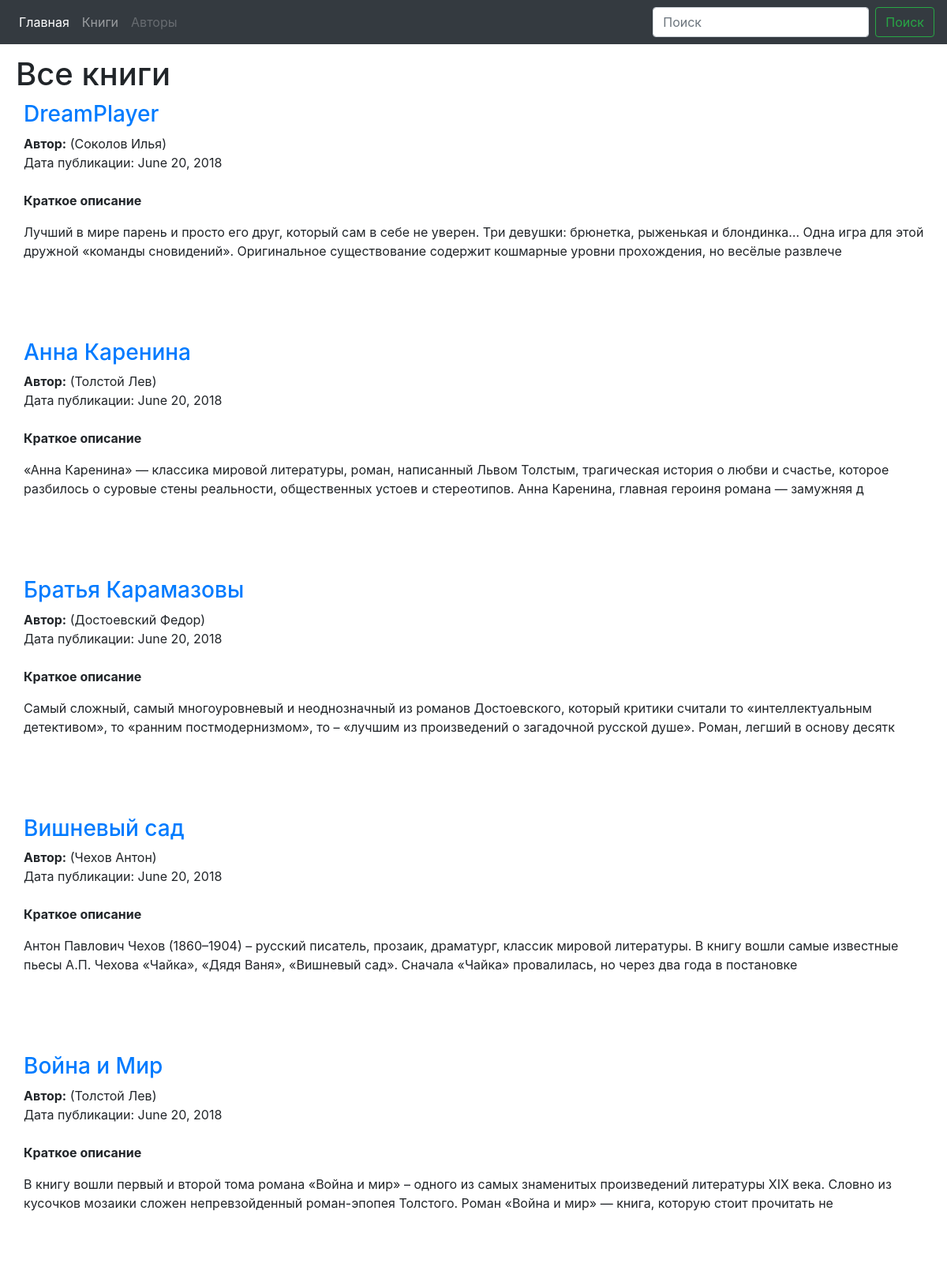
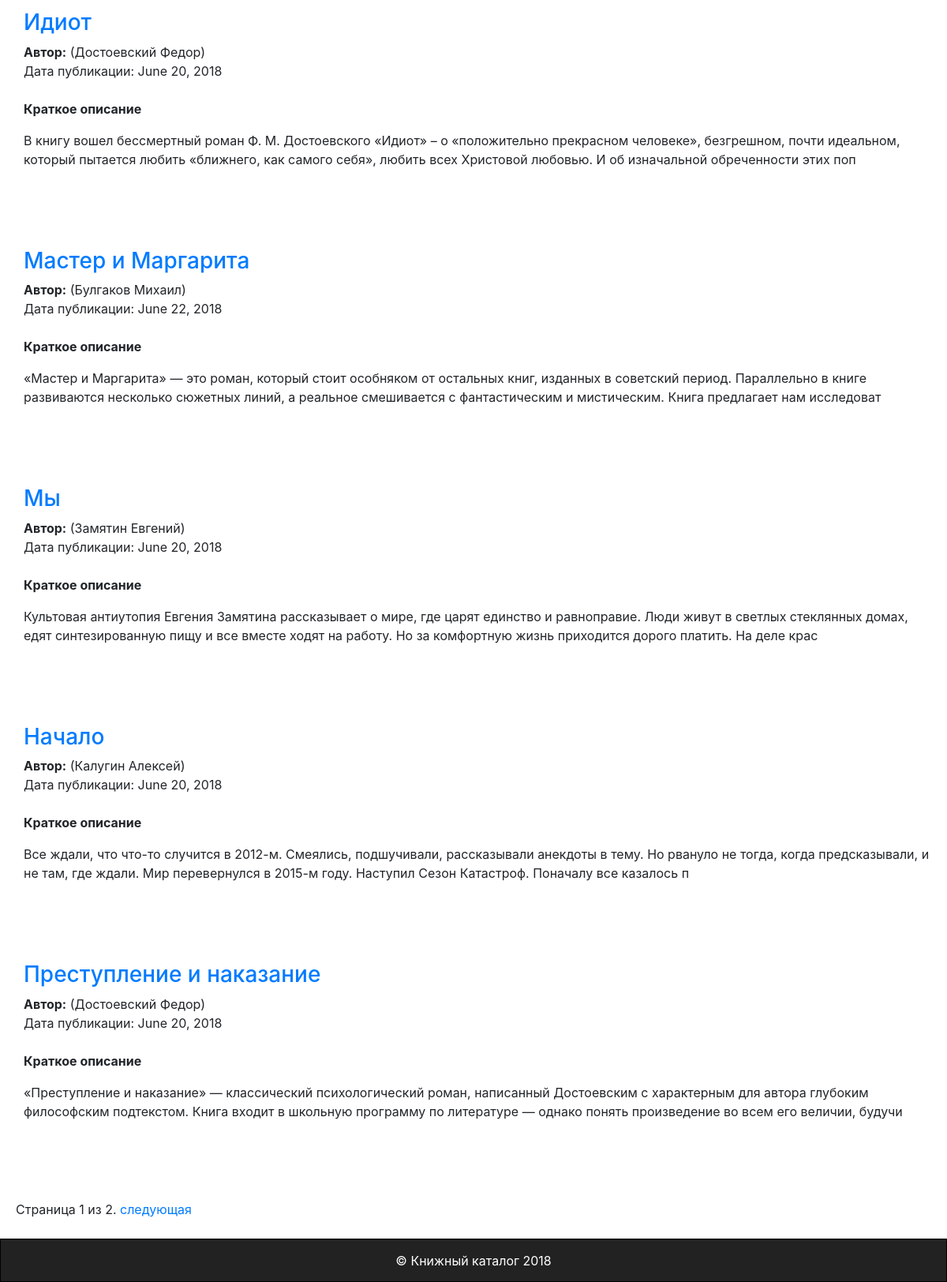
The page /books/ on the database its author committed (2 pictures, top to bottom).
### mainapp/models.py (models this page shows, shortened)
class Book(models.Model):
    name = models.CharField(verbose_name='имя книги', max_length=150)
    date = models.DateField('Дата публикации', auto_now=True)
    short_desc = models.TextField(verbose_name='краткое описание', max_length=3000, blank=True)
    preview = models.ImageField(verbose_name='обложка книги', blank=True)
    author = models.ForeignKey(Author, on_delete=models.SET_NULL, null=True)
    tag = models.ManyToManyField(Tags, help_text='Укажите тег для этой книги')
    class Meta:
        ordering = ["name", "-date"]
    def get_absolute_url(self):
        return reverse('mainapp:book', args=[str(self.id)])
    def get_short_text(self):
        if len(self.short_desc) > GET_SHORT_LEN:
            return self.short_desc[:GET_SHORT_LEN]
        else:
            return self.short_desc

class Author(models.Model):
    name = models.CharField(verbose_name='имя автора', max_length=60)
    surname = models.CharField(verbose_name='фамилия автора', max_length=60)
    patronymic = models.CharField(verbose_name='отчество автора', max_length=60, blank=True)
    email = models.EmailField(verbose_name='электронная почта автора', max_length=50, blank=True)
    phone = models.CharField(verbose_name='телефон автора', max_length=20, blank=True)
    class Meta:
        ordering = ["surname", "name"]
    def __str__(self):
        return '{0} {1}'.format(self.surname, self.name)

### mainapp/views.py (the view)
# urls.py: url(r'^books/', views.BookListView.as_view(), name='books'),
class BookListView(generic.ListView):
    model = Book
    paginate_by = 10
    context_object_name = 'book_list'
    def get_context_data(self, **kwargs):
        context = super(BookListView, self).get_context_data(**kwargs)
        context['some_data'] = 'This is just some data'
        return context

### mainapp/templates/mainapp/book_list.html (shortened to what this page needs)
{% extends "mainapp/base.html" %}
{% block content %}
    <div class="main">
        <h1>Все книги</h1>
        {% if book_list %}
            {% for book in book_list %}
                <div class="for-books">
                    <div class="one-book">
                        <div style="">
                            <h3><a href="{{ book.get_absolute_url }}">{{ book.name }}</a></h3></div>
                            <strong>Автор:</strong> ({{book.author}})
                        <div style="">Дата публикации: {{ book.date }}</div>
                        <div style="">
                            <img src="/static/img/{{ book.preview }}" alt=""></div>
                        <div>
                             <p><strong>Краткое описание</strong></p>
                             <p>{{ book.get_short_text}}</p>
                        </div>
                    </div>
                </div>
            {% endfor %}
        {% else %}
            <p>Нет книг в данной библиотеке.</p>
        {% endif %}
    </div>
{% endblock %}

### mainapp/templates/mainapp/base.html (shortened to what this page needs)
{% load staticfiles %}
{% load static %}
<!doctype html>
<html lang="en">
<head>
    <link rel="stylesheet" type="text/css" href="{% static 'css/style.css' %}"/>
    <link href="https://stackpath.bootstrapcdn.com/bootstrap/4.1.1/css/bootstrap.min.css" rel="stylesheet"
>
</head>
<body>
<nav class="navbar navbar-expand-md navbar-dark fixed-top bg-dark">
    <div class="collapse navbar-collapse" id="navbarsExampleDefault">
        <ul class="navbar-nav mr-auto">
            <li class="nav-item active">
                <a class="nav-link" href="{% url 'mainapp:home' %}">Главная<span</span></a>
            </li>
            <li class="nav-item">
                <a class="nav-link" href="{% url 'mainapp:books' %}">Книги</a>
            </li>
            <li class="nav-item">
                <a class="nav-link disabled" href="{% url 'mainapp:authors' %}">Авторы</a>
            </li>
    </div>
    <form class="form-inline my-2 my-lg-0">
        <input class="form-control mr-sm-2" type="text" placeholder="Поиск" aria-label="Поиск">
        <button class="btn btn-outline-success my-2 my-sm-0" type="submit">Поиск</button>
    </form>
</nav>
<div class="content">
    {% block content %}
    {% endblock %}
    {% block pagination %}
        {% if is_paginated %}
            <div class="pagination">
                      <span class="page-links">
                          <span class="page-current">
                              Страница {{ page_obj.number }} из {{ page_obj.paginator.num_pages }}.
                          </span>
                          {% if page_obj.has_next %}
                              <a href="{{ request.path }}?page={{ page_obj.next_page_number }}">следующая</a>
                          {% endif %}
                      </span>
            </div>
        {% endif %}
    {% endblock %}
</div>
{% block footer %}
    <footer class="footer">
        <div class="footer-text">
            <p>&copy; Книжный каталог 2018</p>
        </div>
    </footer>
{% endblock %}
</body>
</html>

### mainapp/static/css/style.css (style rules this page uses)
.footer { background-color: #222222; margin-top: 40px; width: 100%; border: 1px solid black; height: 55px; position: fixed; left: 0; bottom: 0; }
.main { margin-top: 70px; margin-left: 20px; margin-bottom: 20px; }
.footer-text { color: white; text-align: center; padding-top: 15px; margin: auto; }
.page-links { margin-left: 20px; }
.one-book { margin: 10px; margin-bottom: 100px; }
.pagination { margin-bottom: 30px; padding-bottom: 50px; }

### rows shown on the page
Book: name "DreamPlayer", author "Соколов Илья", date "June 20, 2018", get_short_text "Лучший в мире парень и просто его друг, который сам в себе не уверен. Три девушки: брюнетка, рыженькая и блондинка… Одна игра для этой дружной «команды сновидений». Оригинальное существование содержит кошмарные уровни прохождения, но весёлые развлече"
Book: name "Анна Каренина", author "Толстой Лев", date "June 20, 2018", get_short_text "«Анна Каренина» — классика мировой литературы, роман, написанный Львом Толстым, трагическая история о любви и счастье, которое разбилось о суровые стены реальности, общественных устоев и стереотипов. Анна Каренина, главная героиня романа — замужняя д"
Book: name "Братья Карамазовы", author "Достоевский Федор", date "June 20, 2018", get_short_text "Самый сложный, самый многоуровневый и неоднозначный из романов Достоевского, который критики считали то «интеллектуальным детективом», то «ранним постмодернизмом», то – «лучшим из произведений о загадочной русской душе». Роман, легший в основу десятк"
Book: name "Вишневый сад", author "Чехов Антон", date "June 20, 2018", get_short_text "Антон Павлович Чехов (1860–1904) – русский писатель, прозаик, драматург, классик мировой литературы. В книгу вошли самые известные пьесы А.П. Чехова «Чайка», «Дядя Ваня», «Вишневый сад». Сначала «Чайка» провалилась, но через два года в постановке"
Book: name "Война и Мир", author "Толстой Лев", date "June 20, 2018", get_short_text "В книгу вошли первый и второй тома романа «Война и мир» – одного из самых знаменитых произведений литературы XIX века. Словно из кусочков мозаики сложен непревзойденный роман-эпопея Толстого. Роман «Война и мир» — книга, которую стоит прочитать не"
Book: name "Идиот", author "Достоевский Федор", date "June 20, 2018", get_short_text "В книгу вошел бессмертный роман Ф. М. Достоевского «Идиот» – о «положительно прекрасном человеке», безгрешном, почти идеальном, который пытается любить «ближнего, как самого себя», любить всех Христовой любовью. И об изначальной обреченности этих поп"
Book: name "Мастер и Маргарита", author "Булгаков Михаил", date "June 22, 2018", get_short_text "«Мастер и Маргарита» — это роман, который стоит особняком от остальных книг, изданных в советский период. Параллельно в книге развиваются несколько сюжетных линий, а реальное смешивается с фантастическим и мистическим. Книга предлагает нам исследоват"
Book: name "Мы", author "Замятин Евгений", date "June 20, 2018", get_short_text "Культовая антиутопия Евгения Замятина рассказывает о мире, где царят единство и равноправие. Люди живут в светлых стеклянных домах, едят синтезированную пищу и все вместе ходят на работу. Но за комфортную жизнь приходится дорого платить. На деле крас"
Book: name "Начало", author "Калугин Алексей", date "June 20, 2018", get_short_text "Все ждали, что что-то случится в 2012-м. Смеялись, подшучивали, рассказывали анекдоты в тему. Но рвануло не тогда, когда предсказывали, и не там, где ждали. Мир перевернулся в 2015-м году. Наступил Сезон Катастроф. Поначалу все казалось п"
Book: name "Преступление и наказание", author "Достоевский Федор", date "June 20, 2018", get_short_text "«Преступление и наказание» — классический психологический роман, написанный Достоевским с характерным для автора глубоким философским подтекстом. Книга входит в школьную программу по литературе — однако понять произведение во всем его величии, будучи"

### other values the page prints
{{ page_obj.number }} "1"
{{ page_obj.paginator.num_pages }} "2"
